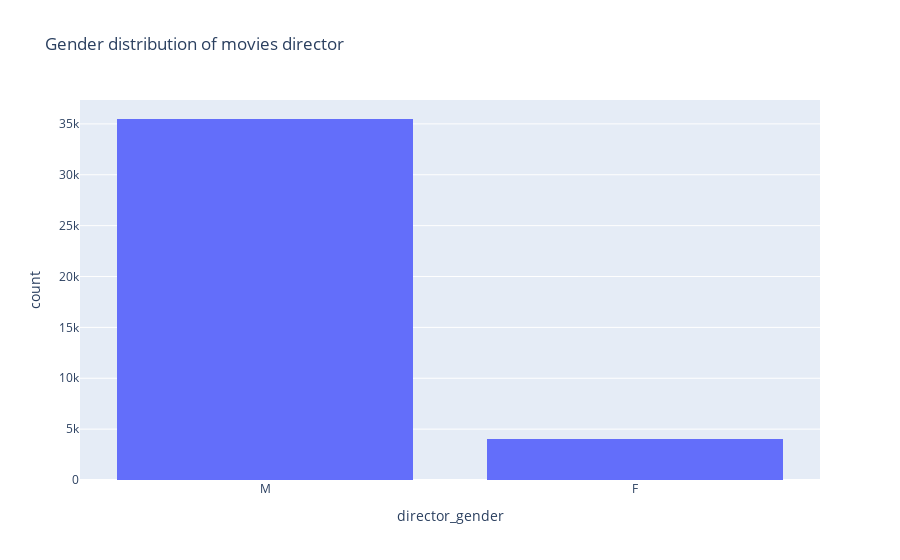

Source (notebook cell):
### Code cell
# distribution of genders amongst movie directors
fig = px.histogram(movies_director, x='director_gender', title='Gender distribution of movies director')
fig.show()

### Figure 1 — Plotly figure (JSON) as saved in the notebook; plotly's stock layout.template omitted (floating-point values rounded to 4 significant figures; data arrays with more than 128 entries replaced by an {"elided": "..."} marker saying what was removed)
{"data": [{"alignmentgroup": "True", "bingroup": "x", "hovertemplate": "director_gender=%{x}<br>count=%{y}<extra></extra>", "legendgroup": "", "marker": {"color": "#636efa", "pattern": {"shape": ""}}, "name": "", "offsetgroup": "", "orientation": "v", "showlegend": false, "type": "histogram", "x": {"elided": "39517 str values"}, "xaxis": "x", "yaxis": "y"}], "layout": {"barmode": "relative", "legend": {"tracegroupgap": 0}, "title": {"text": "Gender distribution of movies director"}, "xaxis": {"anchor": "y", "domain": [0, 1], "title": {"text": "director_gender"}}, "yaxis": {"anchor": "x", "domain": [0, 1], "title": {"text": "count"}}}}
